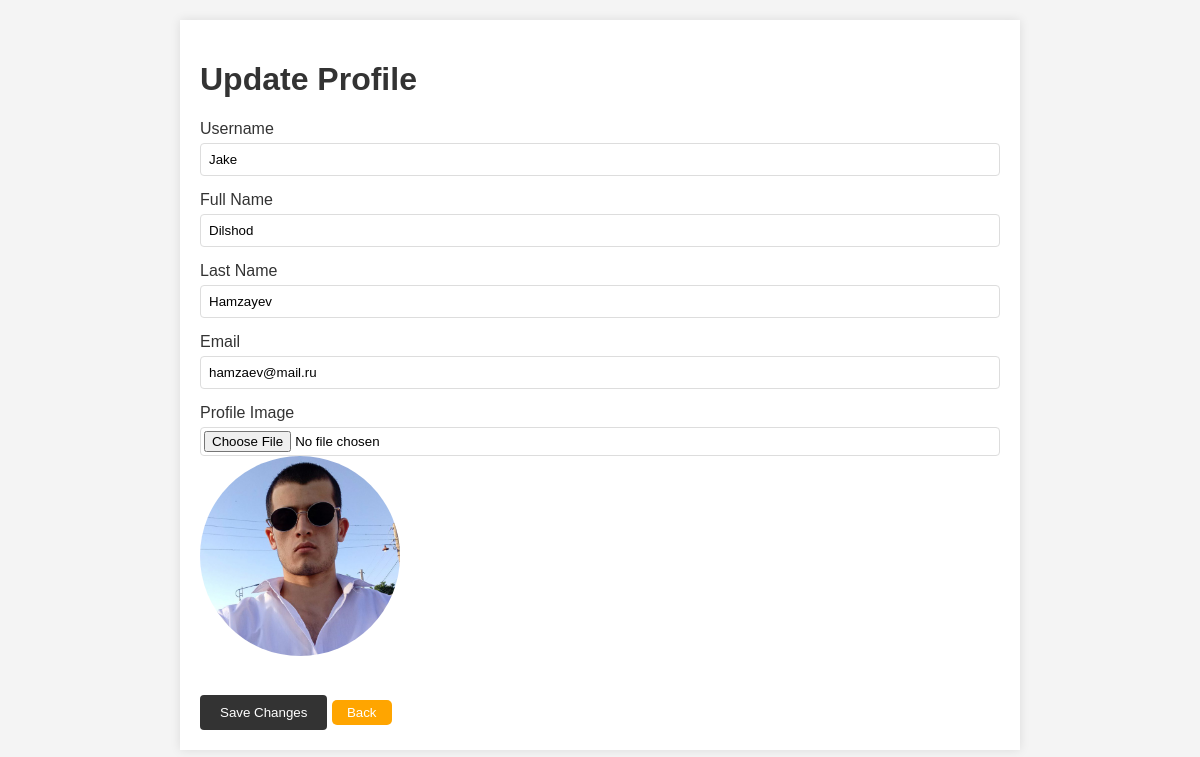
The app's page /user/profile_update/10/ with its own data.
### user/models.py (models this page shows, shortened)
class CreateUser(AbstractUser):
    image = models.ImageField(upload_to='user_image/', blank=True, null=True)
    class Meta:
        db_table = 'create_user'

### user/views.py (the view, shortened to what this page needs)
# urls.py: path('profile_update/<int:pk>/', ProfileUpdate.as_view(), name='profile-update'),
class ProfileUpdate(View):
    def get(self, request, pk):
        user = CreateUser.objects.get(pk=pk)
        return render(request, 'profile_update.html', {'user': user})

### templates/profile_update.html (shortened to what this page needs)
<!DOCTYPE html>
<html lang="en">
<head>
</head>
<body>
    <div class="container">
        <h1>Update Profile</h1>
        <form method="post" enctype="multipart/form-data">
            <div class="form-group">
                <label for="id_username">Username</label>
                <input type="text" name="username" id="id_username" value="{{ user.username }}">
            </div>
            <div class="form-group">
                <label for="id_first_name">Full Name</label>
                <input type="text" name="first_name" id="id_first_name" value="{{ user.first_name }}">
            </div>
            <div class="form-group">
                <label for="id_last_name">Last Name</label>
                <input type="text" name="last_name" id="id_last_name" value="{{ user.last_name }}">
            </div>
            <div class="form-group">
                <label for="id_email">Email</label>
                <input type="email" name="email" id="id_email" value="{{ user.email }}">
            </div>
            <div class="form-group">
                <label for="id_image">Profile Image</label>
                <input type="file" name="image" id="id_image">
                {% if user.image %}
                    <img src="{{ user.image.url }}" alt="Profile Image" class="profile-image">
                {% endif %}
            </div>
            <button type="submit" class="btn">Save Changes</button>
            <button style="background-color: orange; padding: 5px 15px; border: none; border-radius: 5px;"><a style="color: white; text-decoration: none;" href="{% url 'landing_page' %}" >Back</a></button>
        </form>
    </div>
</body>
</html>

### templates/profile_update.html (style rules this page uses)
body { font-family: Arial, sans-serif; background-color: #f4f4f4; margin: 0; padding: 0; }
.container { max-width: 800px; margin: 20px auto; padding: 20px; background-color: #fff; box-shadow: 0 0 10px rgba(0,0,0,0.1); }
h1 { color: #333; }
.profile-image { max-width: 200px; height: auto; border-radius: 50%; margin-bottom: 20px; }
.form-group { margin-bottom: 15px; }
.form-group label { display: block; margin-bottom: 5px; color: #333; }
.form-group input, .form-group textarea { width: 100%; padding: 8px; box-sizing: border-box; border: 1px solid #ddd; border-radius: 4px; }
.form-group input[type="file"] { padding: 3px; }
.btn { display: inline-block; padding: 10px 20px; color: #fff; background-color: #333; border: none; border-radius: 4px; text-decoration: none; cursor: pointer; }

### records on screen
CreateUser: username "Jake", first_name "Dilshod", last_name "Hamzayev", email "hamzaev@mail.ru", image (picture)
